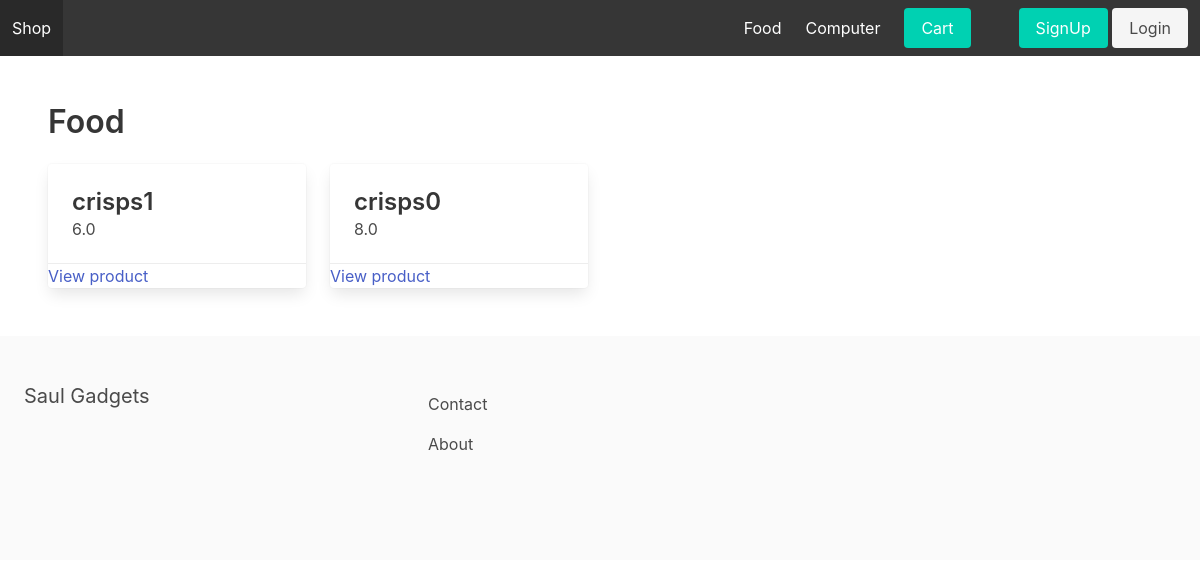
The page /food/ on the database as committed earlier.
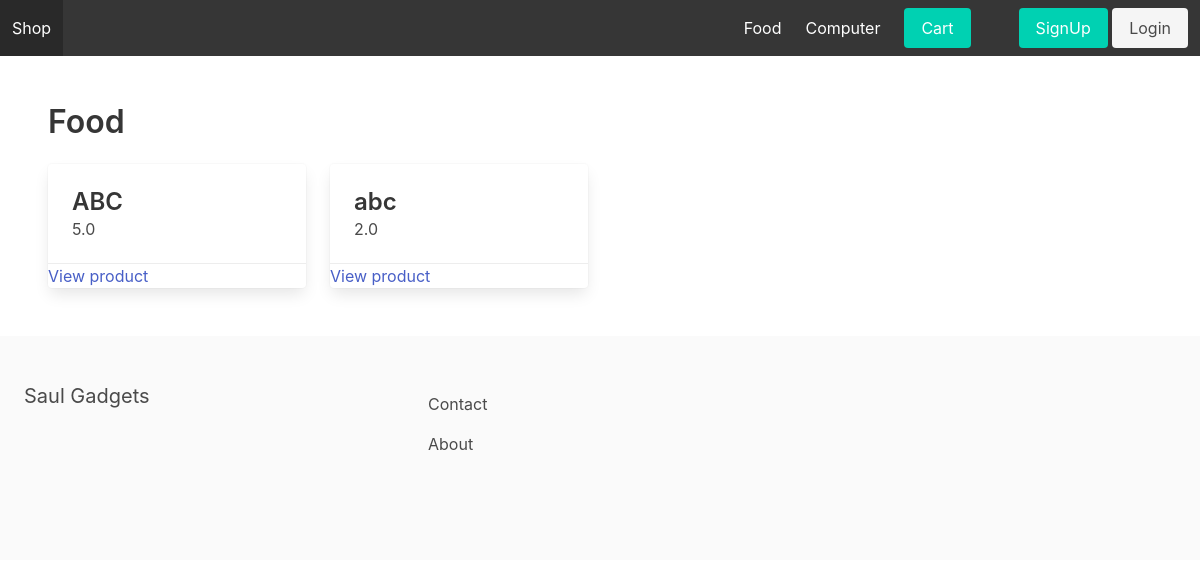
The same page on the database as committed later.
### apps/store/models.py (models this page shows, shortened)
class Category(models.Model):
    title = models.CharField(max_length=255)
    slug = models.SlugField(max_length=255)
    ordering = models.IntegerField(default=0)
    class Meta:
        verbose_name_plural = 'Categories'
        ordering = ('ordering',)

class Product(models.Model):
      category = models.ForeignKey(Category, related_name='products', on_delete=models.CASCADE)
      title = models.CharField(max_length=255)
      slug = models.SlugField(max_length=255)
      description = models.TextField(blank=True, null=True)
      price = models.FloatField()
      id = models.AutoField(primary_key=True)
      image = models.ImageField(upload_to='product_images/', blank=True, null=True)

### apps/store/views.py (the view)
# urls.py: path('<slug:slug>/', category_detail, name='category_detail'),
def category_detail(request, slug):
    category = get_object_or_404(Category, slug=slug)
    products = category.products.all()
    context = {
        'category': category,
        'products': products
    }
    return render(request, 'category_detail.html', context)

### apps/store/context_processor.py (called while the page is built)
def menu_categories(request):
    categories = Category.objects.all()
    return {'menu_categories': categories}

### apps/store/templates/category_detail.html (shortened to what this page needs)
{% extends 'base.html' %}
{% block content %}
    <h1 class="title">{{ category.title }}</h1>
    <div class = "columns is-multiline" >
        {% for product in products %}
            <div class="column is-3">
               <div class="card">
                  <div class="card-content">
                       <div class="media">
                          <div class="media-content">
                             <p class="title is-4">{{ product.title }}</p>
                             <p class="subtitle is-6">{{ product.price }}</p>
                          </div>
                       </div>
                  </div>
                         <footer class="card-footer">
                            <a href="{% url 'product_detail' category.slug product.slug %}" class="cart-footer-item">View product</a>
                         </footer>
               </div>
            </div>
        {% endfor %}
    </div>
{% endblock %}

### apps/core/templates/base.html (shortened to what this page needs)
<html>
	<head>
		<link rel="stylesheet" href="https://cdn.jsdelivr.net/npm/bulma@0.9.0/css/bulma.min.css">
	</head>
	<body>
		<nav class="navbar is-dark">
			<div class="navbar-brand">
				<a class="navbar-item" href="/">Shop</a>
			</div>
			<div id="main-navbar" class="navbar-menu">
				<div class="navbar-end">
					{% for category in menu_categories %}
					    <a href="{% url 'category_detail' category.slug %}" class="navbar-item">{{ category.title }}</a>
					{% endfor %}
					<div class="navbar-item">
						<a href="{% url 'cart' %}" class="button is-primary">Cart</a>
					</div>
					<div class="navbar-item">
					</div>
					{% if request.user.is_authenticated %}
						<div class="navbar-item">
							<form action="{% url 'logout' %}" method="post" class="button is-danger">
    							{% csrf_token %}
								<button type="submit" class="button is-danger">Logout</button>
							</form>
						</div>
					{% else %}
						<div class="navbar-item">
								<a href="{% url 'signup' %}" class="button is-primary">SignUp</a>&nbsp
								<a href="{% url 'login' %}" class="button is-light">Login</a>
						</div>
					{% endif %}
				</div>
			</div>
        </nav>
		<section class="section">
			{% block content %}
            {% endblock %}
		</section>
		<footer class="footer">
			<div class="columns">
				<div class="column is-4">
					<h2 class="subtitle">Saul Gadgets</h2>
				</div>
				<div class="column is-8">
					<a href="{% url 'contact' %}" class="navbar-item">Contact</a>
					<a href="{% url 'about' %}" class="navbar-item">About</a>
				</div>
			</div>
		</footer>
	</body>
</html>

Rows that differ between the two databases and show on the page:
removed Product: title "crisps1", price "6.0"
removed Product: title "crisps0", price "8.0"
added Product: title "ABC", price "5.0"
added Product: title "abc", price "2.0"
